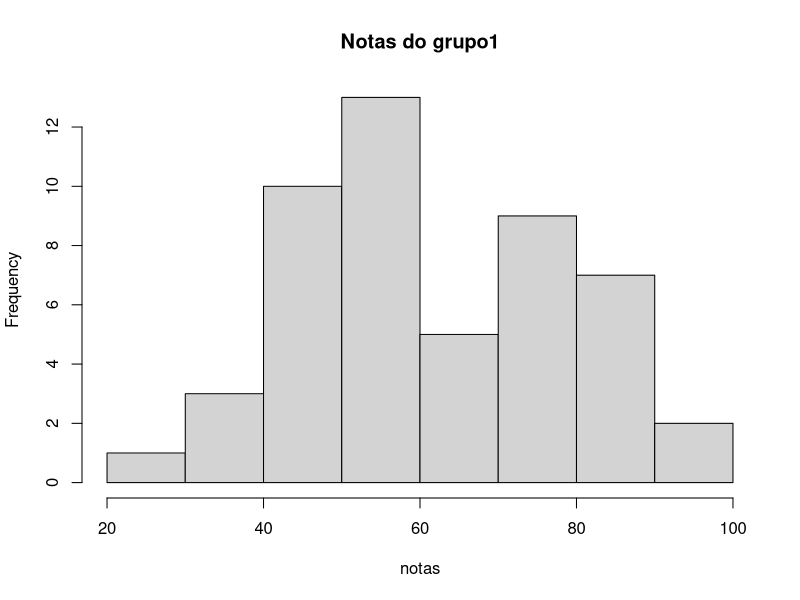
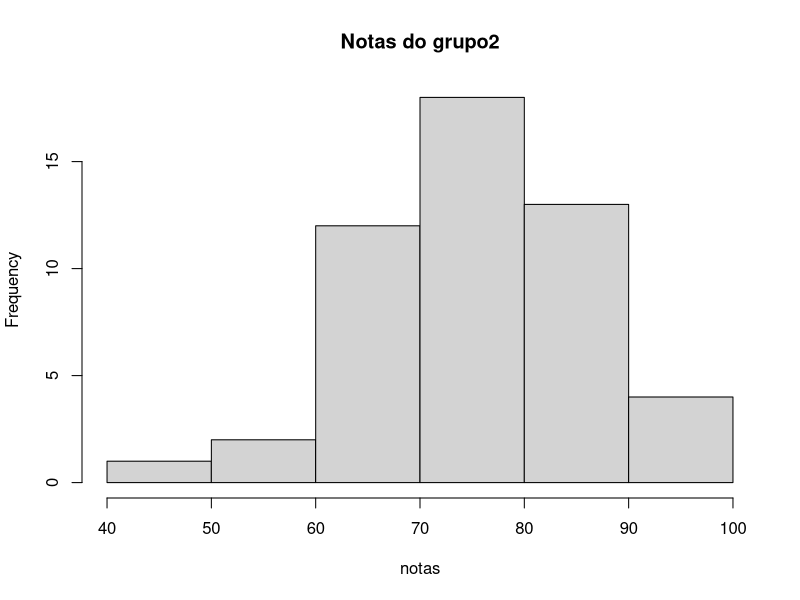
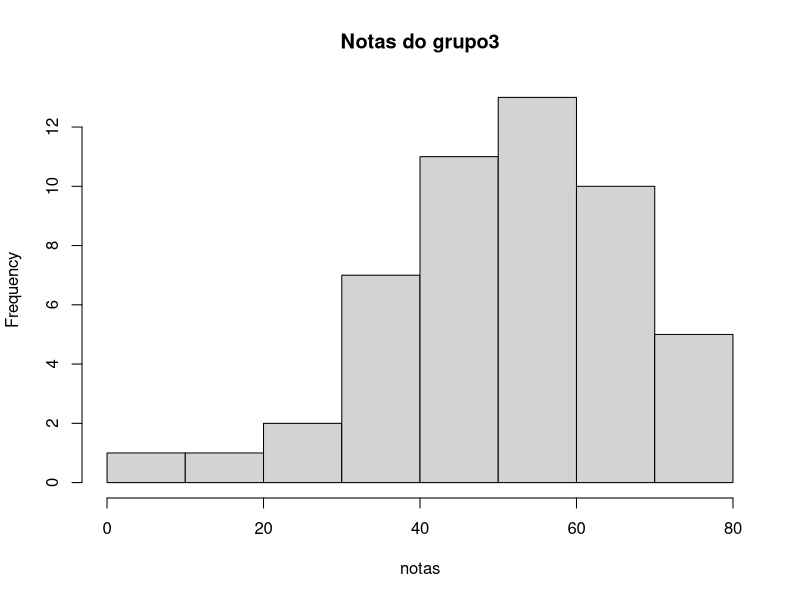

Here is the R script that generated these plots, in order:
alunos = 50

notaGrupo1 = abs(round(rnorm(alunos,60,15),2))
notaGrupo2 = abs(round(rnorm(alunos,75,10),2))
notaGrupo3 = abs(round(rnorm(alunos,55,17),2))

hist(notaGrupo1, main = 'Notas do grupo1', xlab = 'notas')

# O primeiro grupo teve uma média de notas entre 50 e 70 
# e a maioria das outras pessoas tiveram nota acima disso

hist(notaGrupo2, main = 'Notas do grupo2', xlab = 'notas')
# A média de pessoas que obtiveram a nota 75 foi muita alta
# de 60 a 70 mais de 10 pessoas e abaixo de 50 menos de 5 pessoas tiraram

hist(notaGrupo3, main = 'Notas do grupo3',  xlab = 'notas')

# O grupo 3 tem notas mais distribuidas ou seja